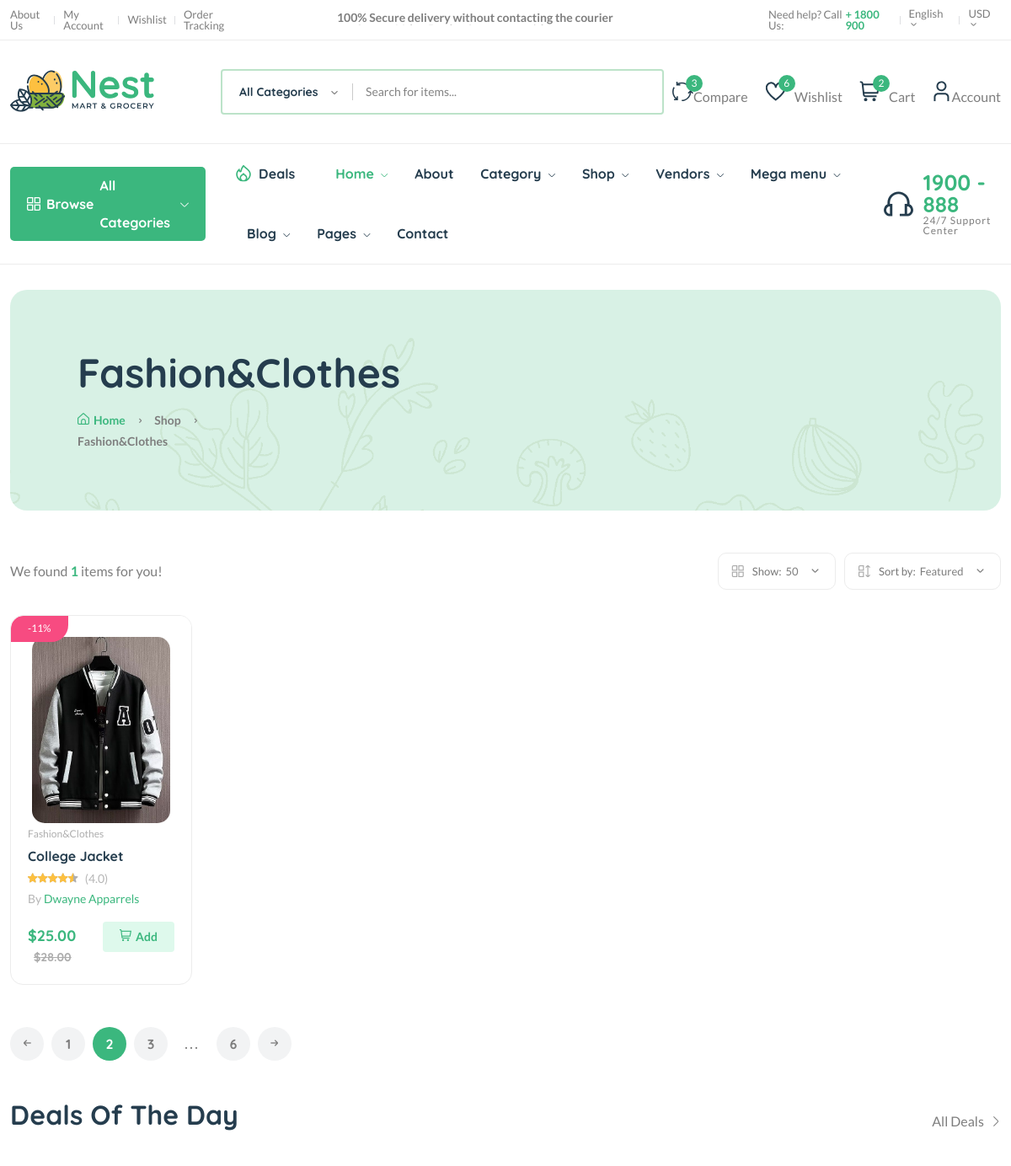
Before: /category/CAT25hcgdc4ad/ (upper part) with the older database file.
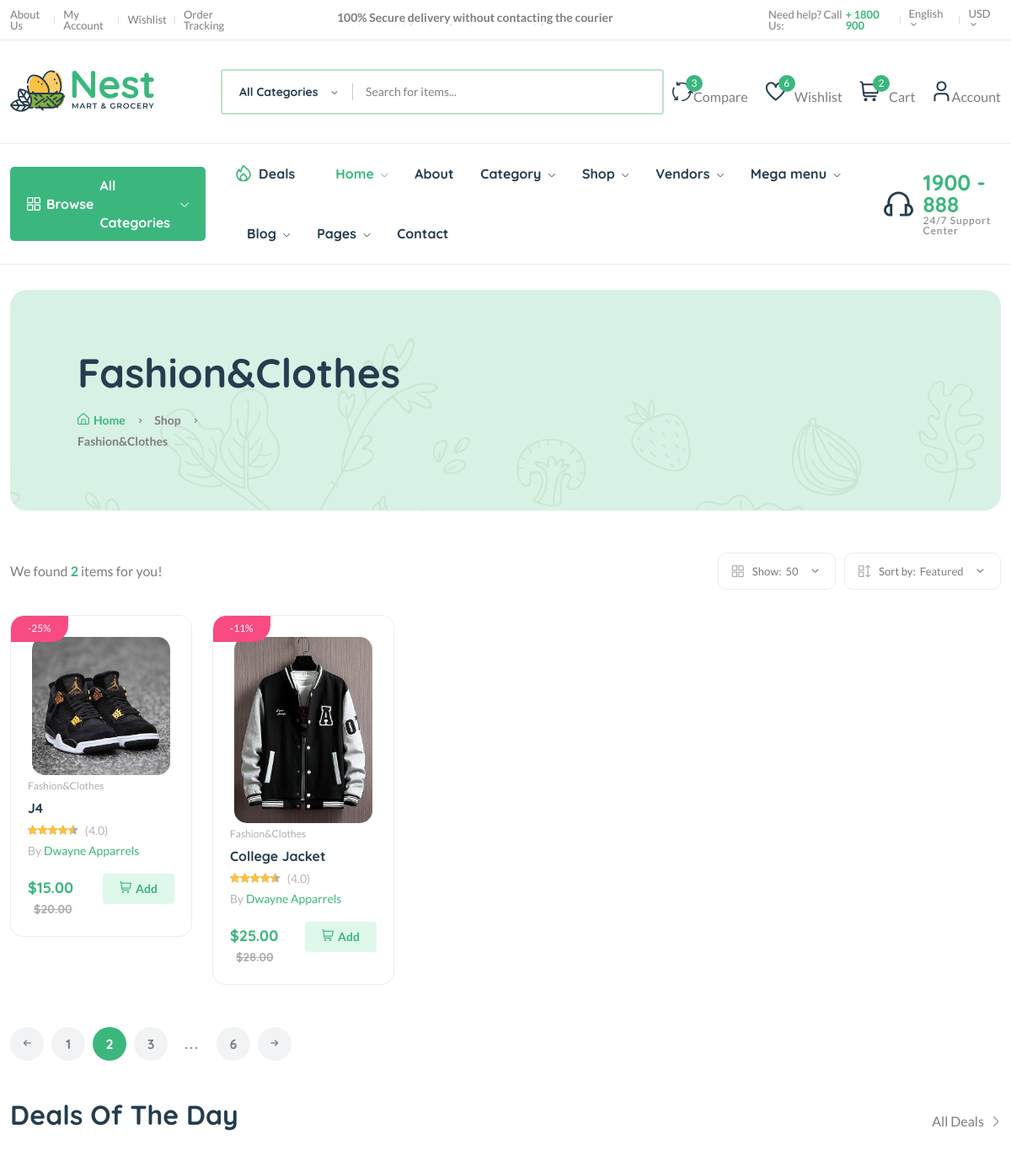
After: the same page with the newer database file.
### core/models.py (models this page shows, shortened)
class Product(models.Model):
    product_id=ShortUUIDField(unique=True,length=10,max_length=20,prefix="PDT",alphabet="abcdefgh12345")
    title=models.CharField(max_length=100,default="Branded Tshirt")
    image=models.ImageField(upload_to=user_dir_path,default="product.jpg")
    vendor=models.ForeignKey(Vendor,on_delete=models.SET_NULL,null=True,related_name="vendor")
    description=models.TextField(null=True,blank=True,default="This is a good product")
    user=models.ForeignKey(User,on_delete=models.SET_NULL,null=True)
    category=models.ForeignKey(Category,on_delete=models.SET_NULL,null=True,related_name="category")
    price=models.DecimalField(max_digits=999999999999,decimal_places=2,default="10.00")
    standard_price=models.DecimalField(max_digits=999999999999,decimal_places=2,default="5.00")
    specifications=models.TextField(null=True,blank=True)
    product_type=models.CharField(max_length=100,default="Organic",null=True,blank=True)
    stock_count=models.CharField(max_length=100,default="10",null=True,blank=True)
    life=models.CharField(max_length=100,default="100 Days",null=True,blank=True)
    manufactury_date=models.DateTimeField(auto_now_add=False,null=True,blank=True)
    product_status=models.CharField(choices=STATUS,max_length=10,default="inreview")
    status=models.BooleanField(default=True)
    in_stock=models.BooleanField(default=True)
    featured=models.BooleanField(default=False)
    digital=models.BooleanField(default=False)
    sku=ShortUUIDField(unique=True,length=4,max_length=10,prefix="sku",alphabet="0123456789")
    date=models.DateTimeField(null=True,blank=True)
    class Meta:
        verbose_name_plural="Products"
    def get_percentage_off(self):
        discount=((self.standard_price-self.price)/self.standard_price) * 100
        return discount

class Category(models.Model):
    category_id=ShortUUIDField(unique=True,length=10,max_length=20,prefix="CAT",alphabet="abcdefgh12345")
    title=models.CharField(max_length=100,default="Accessories")
    image=models.ImageField(upload_to="category",default="category.jpg")
    class Meta:
        verbose_name_plural="Categories"
    def __str__(self):
        return self.title

class Vendor(models.Model):
     vendor_id=ShortUUIDField(unique=True,length=10,max_length=20,prefix="VEN",alphabet="abcdefgh12345")
     title=models.CharField(max_length=100,default="Mix&Pix")
     image=models.ImageField(upload_to=user_dir_path,default="vendor.jpg")
     description=models.TextField(null=True,blank=True,default="The most reliable vendor")
     address=models.CharField(max_length=100,default="1300,O'Block")
     contact=models.CharField(max_length=100,default="+254113708866")
     response_time=models.CharField(max_length=100,default="1")
     shipping_time=models.CharField(max_length=100,default="100")
     rating=models.CharField(max_length=100,default="100")
     return_days=models.CharField(max_length=100,default="100")
     warranty_period=models.CharField(max_length=100,default="100")
     user=models.ForeignKey(User,on_delete=models.SET_NULL,null=True)
     date=models.DateTimeField(auto_now_add=True,null=True,blank=True)
     cover_image=models.ImageField(upload_to=user_dir_path,default="vendor.jpg")
     class Meta:
        verbose_name_plural="Vendors"
     def __str__(self):
        return self.title

### core/views.py (the view)
# urls.py: path("category/<category_id>/",product_list_category_view,name="categoryproductslist"),
def product_list_category_view(request,category_id):
    category_products=Category.objects.get(category_id=category_id)
    products=Product.objects.filter(product_status="published",category=category_products)
    context={
        "category_products":category_products,
        "products":products
    }
    return render(request,"core/categories-productlist.html",context)

### core/context_processor.py (called while the page is built)
def default(request):
    categories=Category.objects.all()
    return {
        'categories':categories,
    }

### templates/core/categories-productlist.html (shortened to what the changed rows need)
{% extends "sections/base.html" %}
{% block content %}
    <main class="main">
        <div class="page-header mt-30 mb-50">
            <div class="container">
                <div class="archive-header">
                    <div class="row align-items-center">
                        <div class="col-xl-3">
                            <h1 class="mb-15">{{category_products.title}}</h1>
                        </div>
                    </div>
                </div>
            </div>
        </div>
        <div class="container mb-30">
            <div class="row">
                <div class="col-12">
                    <div class="shop-product-fillter">
                        <div class="totall-product">
                            <p>We found <strong class="text-brand">{{products.count}}</strong> items for you!</p>
                        </div>
                    </div>
                    <div class="row product-grid">
                        {% for product in products%}
                        <div class="col-lg-1-5 col-md-4 col-12 col-sm-6">
                            <div class="product-cart-wrap mb-30">
                                <div class="product-img-action-wrap">
                                    <div class="product-img product-img-zoom">
                                        <a href="shop-product-right.html">
                                            <img class="default-img" src="{{product.image.url}}" alt="" />
                                        </a>
                                    </div>
                                    <div class="product-badges product-badges-position product-badges-mrg">
                                        <span class="hot">-{{product.get_percentage_off|floatformat:0}}%</span>
                                    </div>
                                </div>
                                <div class="product-content-wrap">
                                    <div class="product-category">
                                        <a href="shop-grid-right.html">{{product.category}}</a>
                                    </div>
                                    <h2><a href="shop-product-right.html">{{product.title}}</a></h2>
                                    <div class="product-rate-cover">
                                        <div class="product-rate d-inline-block">
                                            <div class="product-rating" style="width: 90%"></div>
                                        </div>
                                        <span class="font-small ml-5 text-muted"> (4.0)</span>
                                    </div>
                                    <div>
                                        <span class="font-small text-muted">By <a href="vendor-details-1.html">{{product.vendor}}</a></span>
                                    </div>
                                    <div class="product-card-bottom">
                                        <div class="product-price">
                                            <span>${{product.price}}</span>
                                            <span class="old-price">${{product.standard_price}}</span>
                                        </div>
                                        <div class="add-cart">
                                            <a class="add" href="shop-cart.html"><i class="fi-rs-shopping-cart mr-5"></i>Add </a>
                                        </div>
                                    </div>
                                </div>
                            </div>
                        </div>
                        {% endfor %}
                    </div>
                </div>
            </div>
        </div>
    </main>
{% endblock %}

Changed rows visible on the page:
now on this page (row edited): Product: image (picture), get_percentage_off "25", category "Fashion&Clothes", title "J4", vendor "Dwayne Apparrels", price "15.00", standard_price "20.00"
Other visible differences:
{{ products.count }}: "1" → "2"
